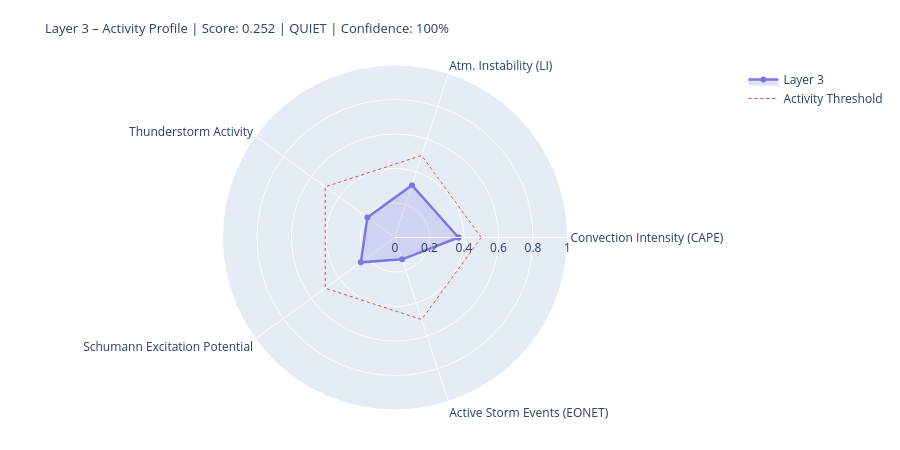

Write notebook code for a chart like this one.
### Markdown cell above
---
## 4. State Assessment & Handoff to Layer 4/5

### Code cell
# ============================================================
# LAYER-3-SCORE
# Five dynamic components
# ============================================================

def norm(v, lo, hi):
    if v is None or (isinstance(v, float) and math.isnan(v)): return None
    return round(max(0.0, min(1.0, (v - lo) / (hi - lo))), 4)

# --- 1) Convection intensity (global CAPE mean) ---
cape_mean = df_atm['cape'].dropna().mean() if not df_atm.empty else None
conv_score = norm(cape_mean, 0, 3000)
conv_src   = 'primary' if cape_mean is not None else 'missing'

# --- 2) Atmospheric instability (LI mean) ---
li_mean   = df_atm['li'].dropna().mean() if not df_atm.empty else None
# Negative LI = unstable → higher score
instab_score = norm(-li_mean if li_mean is not None else None, -6, 6)
instab_src   = 'primary' if li_mean is not None else 'missing'

# --- 3) Thunderstorm activity (mean thunder score + WMO count) ---
thunder_mean = df_atm['thunder_score'].mean() if not df_atm.empty else None
n_thunder    = int(df_atm['thunderstorm'].sum()) if not df_atm.empty else 0
thunder_score_val = norm(
    (thunder_mean or 0) * 0.7 + n_thunder * 0.1, 0, 1.0
) if thunder_mean is not None else None
thunder_src = 'primary'

# --- 4) Schumann excitation potential (weighted Schumann contribution) ---
schumann_pot = df_atm['schumann_contribution'].mean() if not df_atm.empty else None
# Boosted by Layer-2 thunderstorm trigger
if schumann_pot is not None and l2_thunder:
    schumann_pot = min(1.0, schumann_pot * 1.2)
schumann_score = norm(schumann_pot, 0, 1.0) if schumann_pot is not None else None
schumann_src   = 'derived'

# --- 5) Storm activity (NASA EONET) ---
# Distinction: None = data not loaded, 0.0 = loaded but no events
storm_score = None
storm_src   = 'missing'
if raw.get('storms') is not None:          # API reached successfully
    storm_score = norm(len(storm_events), 0, 30) if storm_events else 0.0
    storm_src   = 'primary'

# X-Ray and Kp: context only, not in dynamic score
# (X-Ray = Layer-0/4 driver; Kp = geomagnetic index, not a lightning proxy)
xray_context = None
if raw.get('xray'):
    df_xc = pd.DataFrame(raw['xray'])
    fc = next((c for c in df_xc.columns
               if any(k in c.lower() for k in ['flux','long']) and 'time' not in c.lower()),
              df_xc.columns[1])
    df_xc[fc] = pd.to_numeric(df_xc[fc], errors='coerce')
    xray_last = df_xc[fc].dropna().iloc[-1] if not df_xc[fc].dropna().empty else None
    if xray_last:
        xray_class = ('X' if xray_last>=1e-4 else 'M' if xray_last>=1e-5
                      else 'C' if xray_last>=1e-6 else 'B')
        xray_context = {'flux': float(xray_last), 'class': xray_class}
        print(f'X-Ray context: {xray_class}-class ({xray_last:.2e} W/m²)')

# --- Aggregate ---
COMPONENTS = {
    'Convection Intensity (CAPE)':  {'score': conv_score,       'source': conv_src,    'dynamic': True},
    'Atm. Instability (LI)':         {'score': instab_score,     'source': instab_src,  'dynamic': True},
    'Thunderstorm Activity':              {'score': thunder_score_val, 'source': thunder_src, 'dynamic': True},
    'Schumann Excitation Potential':   {'score': schumann_score,   'source': schumann_src,'dynamic': True},
    'Active Storm Events (EONET)': {'score': storm_score,      'source': storm_src,   'dynamic': True},
}

available   = {k: v['score'] for k, v in COMPONENTS.items() if v['score'] is not None}
unavailable = [k for k, v in COMPONENTS.items() if v['score'] is None]
layer3_score = round(sum(available.values()) / len(available), 4) if available else None
confidence   = round(len(available) / len(COMPONENTS), 2)
level = ('unknown' if layer3_score is None
         else 'quiet'   if layer3_score < 0.3
         else 'moderate' if layer3_score < 0.6
         else 'active')
dominant_l3 = max(available, key=available.get) if available else 'none'

# --- Ausgabe ---
W = 68
print('=' * W)
print('LAYER 3 – ATMOSPHERE / WEATHER / THUNDERSTORMS – STATE ASSESSMENT')
print('=' * W)
for name, comp in COMPONENTS.items():
    s = comp['score']
    if s is not None:
        bar = '█' * int(s * 20) + '░' * (20 - int(s * 20))
        print(f'  {name:<36} {bar}  {s:.3f}  [{comp["source"]}]')
    else:
        print(f'  {name:<36} {"─" * 20}  n/a   [missing]')
print('-' * W)
print(f'  Score:        {layer3_score:.3f}  ({len(available)}/{len(COMPONENTS)} components)')
print(f'  Confidence:   {confidence:.0%}')
print(f'  Level:        {level.upper()}')
print(f'  Dominant:     {dominant_l3}')
print(f'  CAPE mean:    {cape_mean:.0f} J/kg' if cape_mean else '  CAPE mean:    n/a')
print(f'  LI mean:      {li_mean:.1f} K' if li_mean is not None else '  LI mean:      n/a')
print(f'  Thunderstorms:{n_thunder} points (WMO)  +  {len(storm_events)} NASA EONET')
print('=' * W)

# Radar
cats   = list(available.keys())
vals_r = list(available.values())
if len(cats) >= 3:
    fig = go.Figure()
    fig.add_trace(go.Scatterpolar(
        r=vals_r + [vals_r[0]], theta=cats + [cats[0]],
        fill='toself', fillcolor='rgba(127,119,221,0.22)',
        line=dict(color='#7F77DD', width=2.5), name='Layer 3'
    ))
    fig.add_trace(go.Scatterpolar(
        r=[0.5] * (len(cats)+1), theta=cats + [cats[0]],
        line=dict(color='#E24B4A', dash='dot', width=1),
        mode='lines', name='Activity Threshold'
    ))
    fig.update_layout(
        title=dict(
            text=f'Layer 3 – Activity Profile | Score: {layer3_score:.3f} | {level.upper()} | Confidence: {confidence:.0%}',
            font=dict(size=13)
        ),
        polar=dict(radialaxis=dict(visible=True, range=[0, 1])),
        height=450, showlegend=True,
        margin=dict(l=60, r=60, t=65, b=40)
    )
    fig.show()

### Figure 1 — Plotly figure (JSON) as saved in the notebook; plotly's stock layout.template omitted (floating-point values rounded to 4 significant figures)
{"data": [{"fill": "toself", "fillcolor": "rgba(127,119,221,0.22)", "line": {"color": "#7F77DD", "width": 2.5}, "name": "Layer 3", "r": [0.368, 0.3183, 0.1977, 0.2448, 0.1333, 0.368], "theta": ["Convection Intensity (CAPE)", "Atm. Instability (LI)", "Thunderstorm Activity", "Schumann Excitation Potential", "Active Storm Events (EONET)", "Convection Intensity (CAPE)"], "type": "scatterpolar"}, {"line": {"color": "#E24B4A", "dash": "dot", "width": 1}, "mode": "lines", "name": "Activity Threshold", "r": [0.5, 0.5, 0.5, 0.5, 0.5, 0.5], "theta": ["Convection Intensity (CAPE)", "Atm. Instability (LI)", "Thunderstorm Activity", "Schumann Excitation Potential", "Active Storm Events (EONET)", "Convection Intensity (CAPE)"], "type": "scatterpolar"}], "layout": {"height": 450, "margin": {"b": 40, "l": 60, "r": 60, "t": 65}, "polar": {"radialaxis": {"range": [0, 1], "visible": true}}, "showlegend": true, "title": {"font": {"size": 13}, "text": "Layer 3 – Activity Profile | Score: 0.252 | QUIET | Confidence: 100%"}}}
